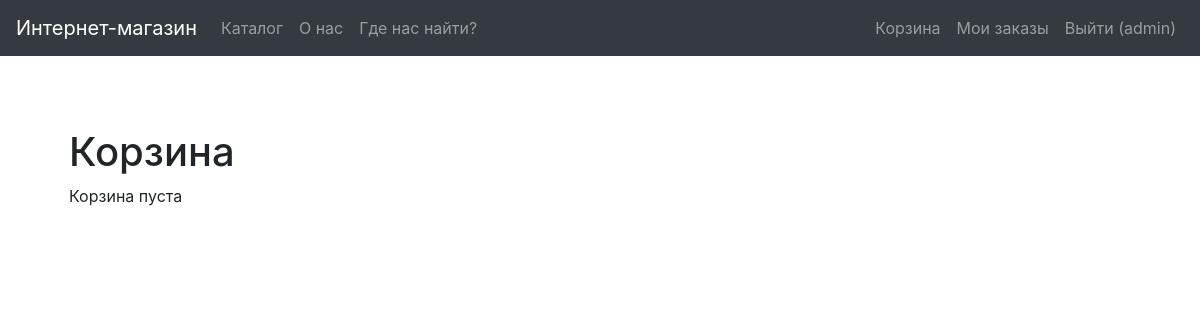
The app's page /cart (signed in), older data.
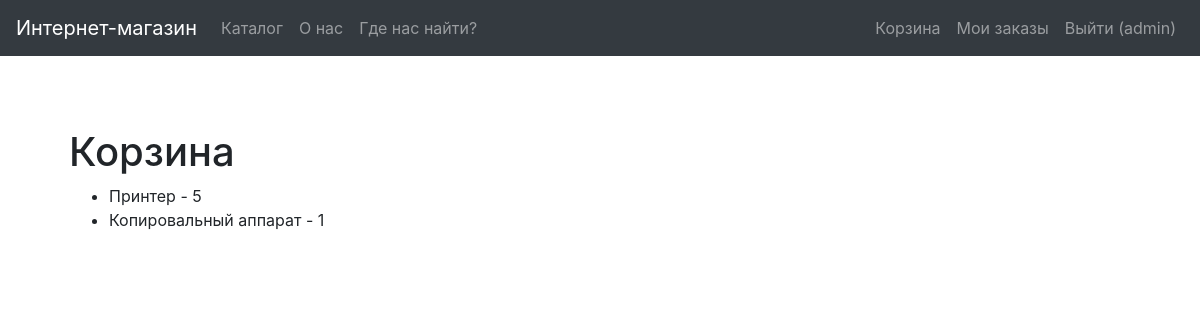
The same page, newer data.
### demo/models.py (models this page shows, shortened)
class Cart(models.Model):
    user = models.ForeignKey(User, verbose_name='Пользователь', on_delete=models.CASCADE)
    product = models.ForeignKey(Product, verbose_name='Товар', on_delete=models.CASCADE)
    count = models.IntegerField(verbose_name='Количество', blank=False, default=0)

class Product(models.Model):
    name = models.CharField(max_length=254, verbose_name='Имя', blank=False)
    date = models.DateTimeField(verbose_name='Дата добавления', auto_now_add=True)
    photo_file = models.ImageField(max_length=254, upload_to=get_name_file,
                                   blank=True, null=True,
                                   validators=[FileExtensionValidator(allowed_extensions=['png', 'jpg', 'jpeg'])])
    year = models.IntegerField(verbose_name='Год производства', blank=True)
    country = models.CharField(max_length=254, verbose_name='Страна производства', blank=True)
    price = models.DecimalField(verbose_name='Стоимость', max_digits=10, decimal_places=2, blank=False,
                                default=0.00)
    count = models.IntegerField(verbose_name='Количество', blank=False, default=1)
    category = models.ForeignKey('Category', verbose_name='Категория', on_delete=models.CASCADE)

### demo/views.py (the view)
# urls.py: path('cart', cart, name='cart'),
@login_required
def cart(request):
    cart_items = request.user.cart_set.all()
    return render(request, 'demo/cart.html',
                  context={
                      'cart_items': cart_items
                  })

### templates/demo/cart.html
{% extends "base.html" %}
{% block content %}
<h1>Корзина</h1>
{% if cart_items %}
<ul>
    {% for item in cart_items %}
    <li>
        {{ item.product.name }} - <span>{{ item.count }}</span>
    </li>
    {% endfor %}
</ul>
{% else %}
<p>Корзина пуста</p>
{% endif %}
{% endblock %}

Row changes from the older to the newer data that the page shows:
added Cart: product.name "Принтер", count "5"
added Cart: product.name "Копировальный аппарат", count "1"
Text that changed along with them:
text no longer shown: "Корзина пуста"
